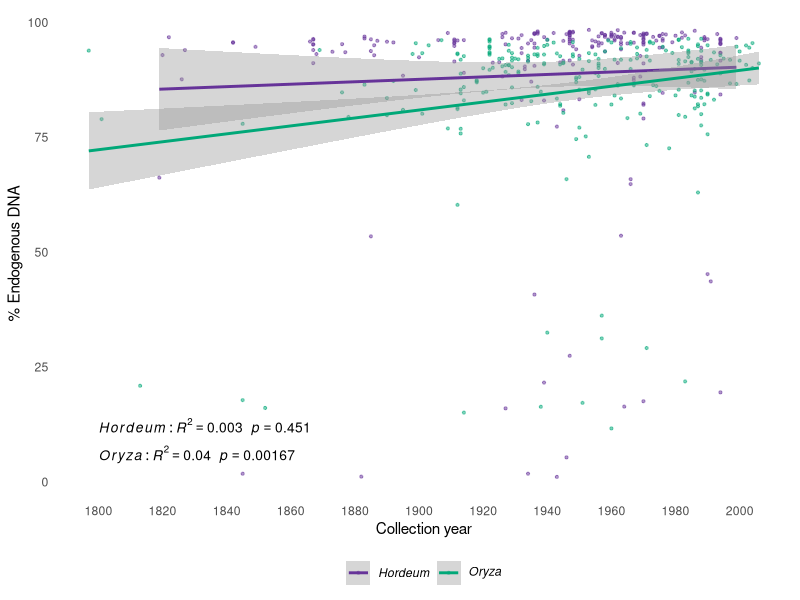
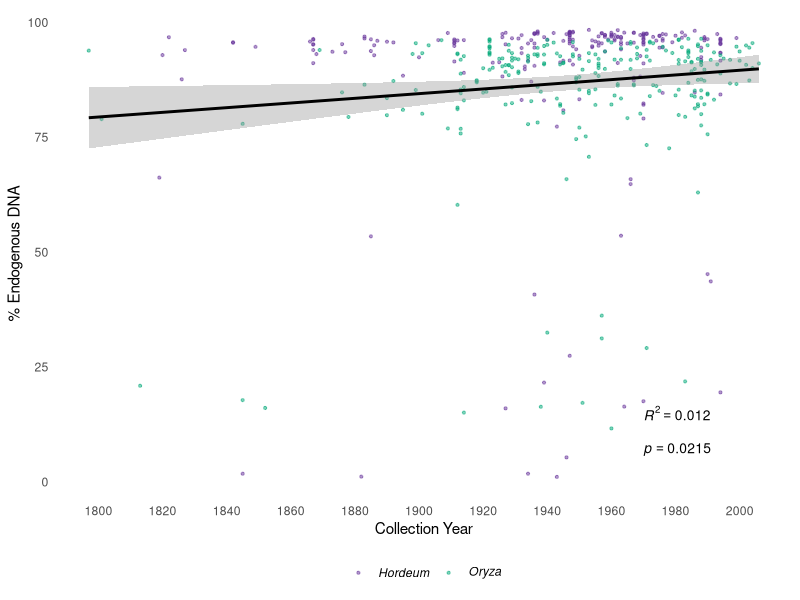
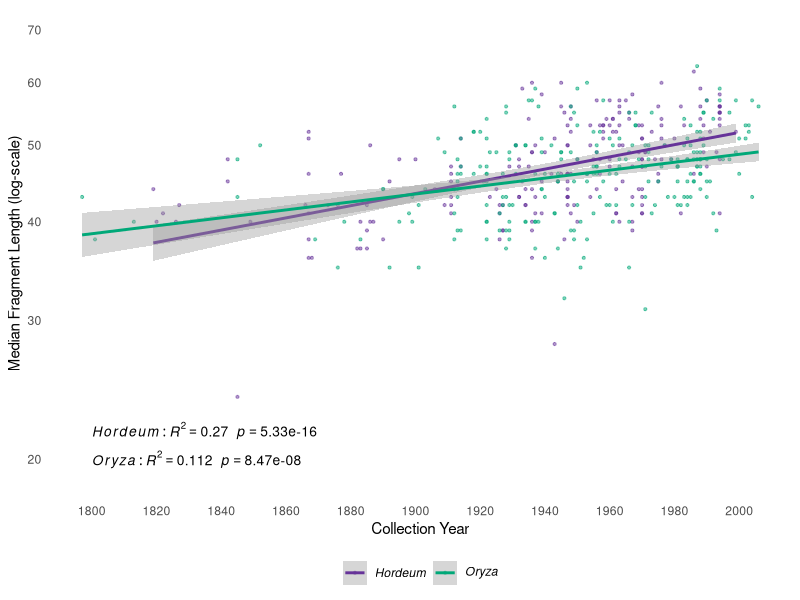
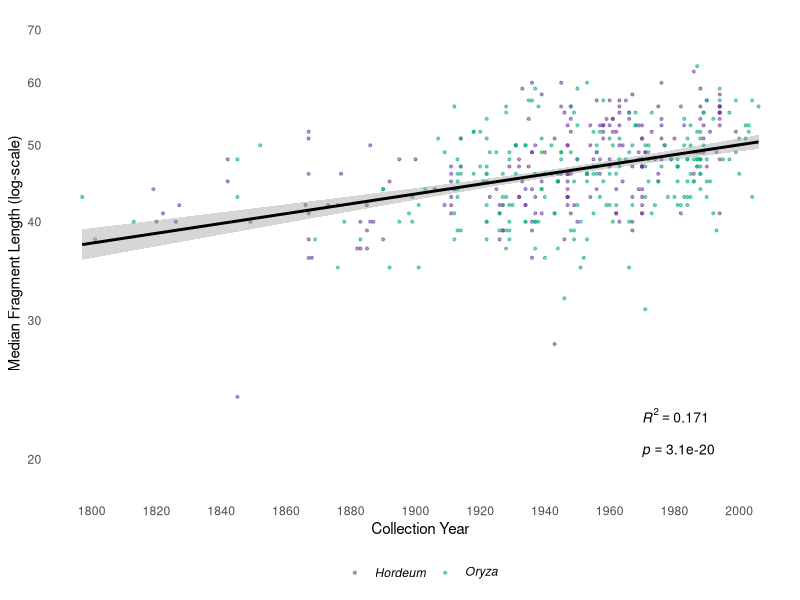
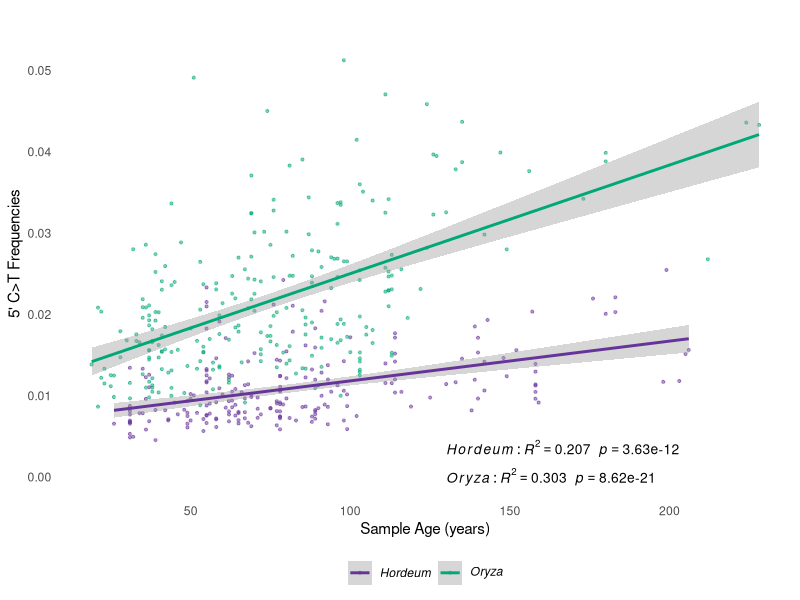
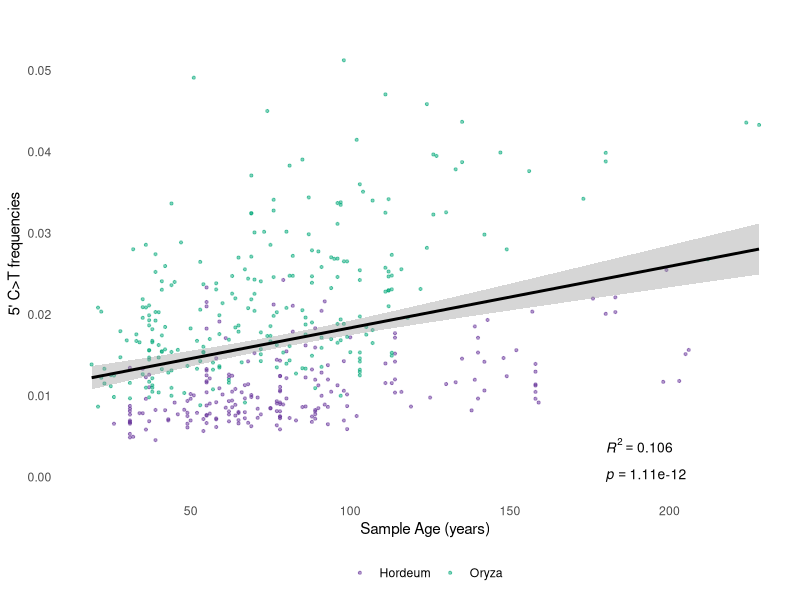
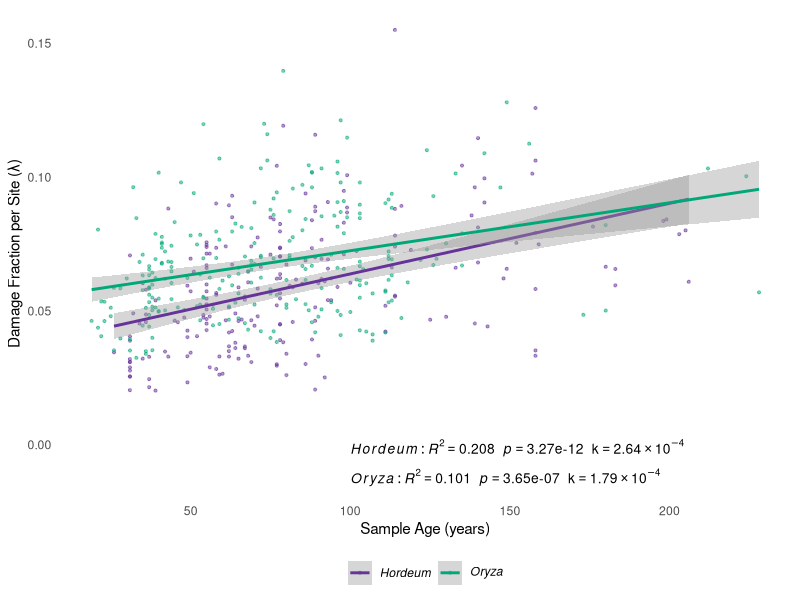
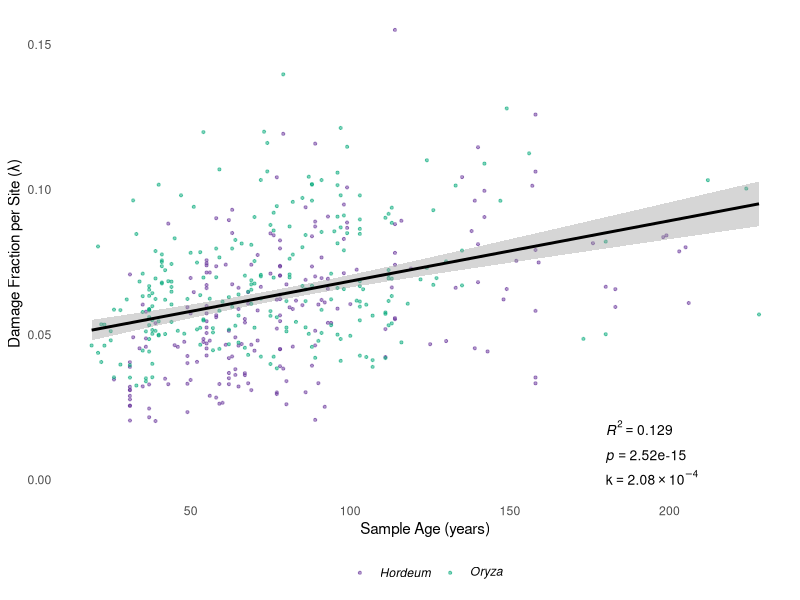

Recreate these plots in R, in order.
#!/usr/bin/env Rscript
#------------------------------------------------------------------------------#
#            Patterns of aDNA Damage Through Time end Environments             #
#                      – lessons from herbarium specimens  -                   #
#                                                                              #
#                                   Script 02                                  #
#                                                                              #
#                        DATA ANALYSIS II - Regressions:                       #
#                                                                              #
#                    - Endogenous Fraction ~ Collection year                   #
#                      - Fragment length ~ Collection year                     #
#                             - 5' C>T  ~ Sample Age                           #
#                  - Damage fraction per site (λ) ~ Sample Age                 #
#------------------------------------------------------------------------------#

# Install required packages, uncomment below if needed
# install.packages(c("dplyr", "ggplot2", "purrr", "gridExtra", "grid", "cowplot"))

# Load libraries
library(dplyr)
library(ggplot2)
library(purrr)
library(gridExtra)
library(grid)
library(cowplot)

# Read data matrix in R
d <- read.delim("aDNA_damage_screening_MAIN.txt",
                row.names = 1, stringsAsFactors = TRUE)
# Filter ( minimum 5000 merged reads, remove post-2010,
# remove samples deviating from exponential decline of fragment length and 5'Damage)
# Define the filtering criteria
filter_condition <- d$NO_MERGED_READS >= 5000 &
                    d$Collection_year < 2010 &
                    d$Lambda_R_squared > 0.95 &
                    d$Lambda_p_value < 0.05 &
                    d$X5P_DMG_R_squared > 0.5 &
                    d$X5P_DMG_p_value < 0.05

# Filter the data to keep samples meeting all criteria
d_filtered <- d[filter_condition, ]
# Store samples that did not meet the criteria
d_removed <- d[!filter_condition, ]

# Filter out rows with non-finite or zero values in
# MEDIAN_SIZE, Log_Mean or Collection_year
# Calculate age of the sample
current_year <- 2025
d_filtered <- d_filtered %>%
  filter(!is.na(MEDIAN_SIZE) & MEDIAN_SIZE > 0,
         !is.na(Log_Mean),
         !is.na(Collection_year)) %>%
  mutate(Sample_Age = current_year - Collection_year)

#------------------------------------------------------------------------------#
#          1 - Regression analysis: Endogenous fraction ~ Collection year      #
#------------------------------------------------------------------------------#
# Regression: Endogenous fraction ~ Sample age
# Divided by genera
hordeum_model <- lm(Endogenous_fraction ~ Collection_year,
                    data = filter(d_filtered, Genus == "Hordeum"))
oryza_model <- lm(Endogenous_fraction ~ Collection_year,
                  data = filter(d_filtered, Genus == "Oryza"))
# Extract R-squared and p-values for each model
hordeum_r2 <- summary(hordeum_model)$r.squared
hordeum_p <- summary(hordeum_model)$coefficients[2, 4]
oryza_r2 <- summary(oryza_model)$r.squared
oryza_p <- summary(oryza_model)$coefficients[2, 4]
# Create plot with separate regression lines
genus_colors <- c("Hordeum" = "#663399", "Oryza" = "#00A878")
P1 <- ggplot(d_filtered, aes(x = Collection_year, y = Endogenous_fraction, color = Genus)) +
    geom_point(alpha = 0.5, size = 0.75) +
    geom_smooth(method = "lm", se = TRUE, aes(group = Genus)) +
    scale_x_continuous(breaks = seq(1800, 2024, by = 20)) +
    scale_color_manual(values = genus_colors,
                       labels = c(expression(italic("Hordeum")),
                                  expression(italic("Oryza")))) +
    labs(x = "Collection year",
         y = "% Endogenous DNA",
         title = NULL,
         color = NULL) +
    theme_minimal() +
    theme(
        panel.grid = element_blank(),
        legend.position = "bottom",) +
    # Add R-squared and p-value annotations for both groups separately
    annotate("text", size = 3.5, x = 1800, y = 12,
             label = sprintf("italic(Hordeum):
            italic(R)^2 == %.3f~~italic(p) == %.3g",
                             hordeum_r2, hordeum_p),
             parse = TRUE, hjust = 0) +
    annotate("text", size = 3.5, x = 1800, y = 6,
             label = sprintf("italic(Oryza):
            italic(R)^2 == %.3f~~italic(p) == %.3g",
                             oryza_r2, oryza_p),
             parse = TRUE, hjust = 0)
# Print plot
P1

#------------------------------------------------------------------------------#
#     1.1 - Regression analysis: Endogenous fraction ~ Collection year         #
#                                All Samples                                   #
#------------------------------------------------------------------------------#
# Regression: Endogenous fraction ~ collection year
# For all samples 
model <- lm(Endogenous_fraction ~ Collection_year, data = d_filtered)
# Extract R-squared and p-value
r_squared <- summary(model)$r.squared
p_value <- summary(model)$coefficients[2, 4]
# Define color palette for genera
genus_colors <- c("Hordeum" = "#663399", "Oryza" = "#00A878")
# Plot data
P1.1 <- ggplot(d_filtered, aes(x = Collection_year, y = Endogenous_fraction, color = Genus)) +
  geom_point(alpha = 0.5, size = 0.75)+  # Set transparency to 0.5, size to 0.75
  geom_smooth(method = "lm", col = "black") +
  scale_x_continuous(breaks = seq(1800, 2024, by = 20)) +  # Adjust x-axis
  scale_color_manual(values = genus_colors,
                     labels = c(expression(italic("Hordeum")),
                                expression(italic("Oryza")))) +
  labs(x = "Collection Year",
       y = "% Endogenous DNA",
       title = NULL,
       color = NULL) +  # Remove legend title
  theme_minimal() +
  theme(
    panel.grid = element_blank(),  # Remove gridlines
    legend.position = "bottom") +
  # Add R-squared and p-value annotations
  annotate("text", size = 3.5, x = 1970, y = 15,
           label = sprintf("italic(R)^2 == %.3f", r_squared),
           parse = TRUE, hjust = 0) +
  annotate("text", size = 3.5, x = 1970, y = 7,
           label = sprintf("italic(p) == %.3g", p_value),
           parse = TRUE, hjust = 0)
# print plot
P1.1

#------------------------------------------------------------------------------#
#         2 - Regression analysis: Fragment length ~ Collection year           #
#                               Divided by Genera                              #
#------------------------------------------------------------------------------#
# Regression: log-mean of fragment length ~ collection year
# Divided by genera
hordeum_model <- lm(Log_Mean ~ Collection_year,
                    data = filter(d_filtered, Genus == "Hordeum"))
oryza_model <- lm(Log_Mean ~ Collection_year,
                  data = filter(d_filtered, Genus == "Oryza"))
# Extract R-squared and p-values for each model
hordeum_r2 <- summary(hordeum_model)$r.squared
hordeum_p <- summary(hordeum_model)$coefficients[2, 4]
oryza_r2 <- summary(oryza_model)$r.squared
oryza_p <- summary(oryza_model)$coefficients[2, 4]
# Create plot with separate regression lines
P2 <- ggplot(d_filtered, aes(x = Collection_year, y = MEDIAN_SIZE, color = Genus)) +
    geom_point(alpha = 0.5, size = 0.75) +
    geom_smooth(method = "lm", se = TRUE, aes(group = Genus)) +
    scale_y_log10(breaks = c(20, 30, 40, 50, 60, 70),
                  limits = c(19, 70)) +
    scale_x_continuous(breaks = seq(1800, 2024, by = 20)) +
    scale_color_manual(values = genus_colors,
                       labels = c(expression(italic("Hordeum")),
                                  expression(italic("Oryza")))) +
    labs(x = "Collection Year",
         y = "Median Fragment Length (log-scale)",
         title = NULL,
         color = NULL) +
    theme_minimal() +
    theme(
        panel.grid = element_blank(),
        legend.position = "bottom") +
    # Add R-squared and p-value annotations for both groups separately
    annotate("text", size = 3.5, x = 1800, y = 21.75,
             label = sprintf("italic(Hordeum):
            italic(R)^2 == %.3f~~italic(p) == %.3g",
                             hordeum_r2, hordeum_p),
             parse = TRUE, hjust = 0) +
    annotate("text", size = 3.5, x = 1800, y = 20,
             label = sprintf("italic(Oryza):
            italic(R)^2 == %.3f~~italic(p) == %.3g",
                             oryza_r2, oryza_p),
             parse = TRUE, hjust = 0)
# print plot
P2

#------------------------------------------------------------------------------#
#         2.1 - Regression analysis: Fragment length ~ Collection year         #
#                                All Samples                                   #
#------------------------------------------------------------------------------#
# Regression: log-mean of fragment length ~ collection year
# For all samples irrespective of Herbarium and genus
model <- lm(Log_Mean ~ Collection_year, data = d_filtered)
# Extract R-squared and p-value
r_squared <- summary(model)$r.squared
p_value <- summary(model)$coefficients[2, 4]
# Define color palette for genera
genus_colors <- c("Hordeum" = "#663399", "Oryza" = "#00A878")
# Plot data
P2.1 <- ggplot(d_filtered, aes(x = Collection_year, y = MEDIAN_SIZE, color = Genus)) +
  geom_point(alpha = 0.5, size = 0.75)+  # Set transparency to 0.5, size to 0.75
  geom_smooth(method = "lm", col = "black") +
  scale_y_log10(breaks = c(20, 30, 40, 50, 60, 70),
                limits = c(19, 70)) +  # Set specific y-axis Log-scale
  scale_x_continuous(breaks = seq(1800, 2024, by = 20)) +  # Adjust x-axis
  scale_color_manual(values = genus_colors,
                     labels = c(expression(italic("Hordeum")),
                                expression(italic("Oryza")))) +
  labs(x = "Collection Year",
       y = "Median Fragment Length (log-scale)",
       title = NULL,
       color = NULL) +  # Remove legend title
  theme_minimal() +
  theme(
    panel.grid = element_blank(),  # Remove gridlines
    legend.position = "bottom") +
  # Add R-squared and p-value annotations
  annotate("text", size = 3.5, x = 1970, y = 22.75,
           label = sprintf("italic(R)^2 == %.3f", r_squared),
           parse = TRUE, hjust = 0) +
  annotate("text", size = 3.5, x = 1970, y = 20.5,
           label = sprintf("italic(p) == %.3g", p_value),
           parse = TRUE, hjust = 0)
# print plot
P2.1

#------------------------------------------------------------------------------#
#               3 - Regression analysis: 5' C>T  ~ Sample Age                  #
#                                Divided by Genera                             #
#------------------------------------------------------------------------------#
# Regression: 5pCT ~ sample age - by Genera
hordeum_model <- lm(X5P_DMG_POS1 ~ Sample_Age,
                    data = filter(d_filtered, Genus == "Hordeum"))
oryza_model <- lm(X5P_DMG_POS1 ~ Sample_Age,
                  data = filter(d_filtered, Genus == "Oryza"))
# Extract R-squared and p-values for each model
hordeum_r2 <- summary(hordeum_model)$r.squared
hordeum_p <- summary(hordeum_model)$coefficients[2, 4]
oryza_r2 <- summary(oryza_model)$r.squared
oryza_p <- summary(oryza_model)$coefficients[2, 4]
P3 <- ggplot(d_filtered, aes(x = Sample_Age, y = X5P_DMG_POS1, color = Genus)) +
  geom_point(alpha = 0.5, size = 0.75) +
  geom_smooth(method = "lm", se = TRUE, aes(group = Genus)) +
  scale_y_continuous(breaks = seq(0, 0.05, by = 0.01), 
                      limits = c(0, 0.055)) +  # Adjust y-axis with proper increments
  scale_color_manual(values = genus_colors,
                     labels = c(expression(italic("Hordeum")),
                                expression(italic("Oryza")))) +
  labs(x = "Sample Age (years)",
       y = "5' C>T Frequencies",
       title = NULL,
       color = NULL) +
  theme_minimal() +
  theme(panel.grid = element_blank(),
    legend.position = "bottom") +
  # Add R-squared and p-value annotations for both groups separately
  annotate("text", size = 3.5, x = 130, y = 0.0035,
           label = sprintf("italic(Hordeum): 
             italic(R)^2 == %.3f~~italic(p) == %.3g",
                           hordeum_r2, hordeum_p),
           parse = TRUE, hjust = 0) +
  annotate("text", size = 3.5, x = 130, y = 0.000005,
           label = sprintf("italic(Oryza): 
             italic(R)^2 == %.3f~~italic(p) == %.3g",
                           oryza_r2, oryza_p),
           parse = TRUE, hjust = 0)
# print plot
P3

#------------------------------------------------------------------------------#
#               3.1 - Regression analysis: 5' C>T  ~ Sample Age                #
#                                All Samples                                   #
#------------------------------------------------------------------------------#
# Regression: 5pCT ~ sample age - all together
model <- lm(X5P_DMG_POS1 ~ Sample_Age, data = d_filtered)
# Extract R-squared and p-value
r_squared <- summary(model)$r.squared
p_value <- summary(model)$coefficients[2, 4]
#Plot 5' damage vs. Sample Age
P3.1 <- ggplot(d_filtered, aes(x = Sample_Age, y = X5P_DMG_POS1, color = Genus)) +
    geom_point(alpha = 0.5, size = 0.75) +  # Set transparency to 0.5
    geom_smooth(method = "lm", col = "black") +
    scale_color_manual(values = genus_colors) +  # Set colors for genera
    scale_y_continuous(breaks = seq(0, 0.05, by = 0.01), 
                      limits = c(0, 0.055)) +  # Adjust y-axis with proper increments
    scale_x_continuous(breaks = seq(0, 300, by = 50)) +  # Adjust x-axis
    labs(x = "Sample Age (years)",
         y = "5' C>T frequencies",
         title = NULL,
         color = NULL) +  # Remove legend title
    theme_minimal() +
    theme(panel.grid = element_blank(),  # Remove gridlines
          legend.position = "bottom") +
    # Add R-squared and p-value annotations at the bottom left
    annotate("text", size = 3.5, x = 180, y = 0.0039,
             label = sprintf("italic(R)^2 == %.3f", r_squared),
             parse = TRUE, hjust = 0) +
    annotate("text", size = 3.5, x = 180, y = 0.00014,
             label = sprintf("italic(p) == %.3g", p_value),
             parse = TRUE, hjust = 0)
# print plot
P3.1

#------------------------------------------------------------------------------#
#      4 - Regression analysis: damage fraction per site (λ) and sample age    #
#                           Divided by Genera                                  #
#------------------------------------------------------------------------------#
# Regression: damage fraction per site (λ) ~ sample age
# Divided by Genera
# Format k values in scientific notation in the form 1.2×10^xx
format_scientific <- function(x) {
  # Get the exponent
  exponent <- floor(log10(abs(x)))
  # Get the coefficient (mantissa)
  coefficient <- x / 10^exponent
  # Format as "a.bc×10^xx"
  return(sprintf("%.2f %s 10^%d", coefficient, "%*%", exponent))
}

# Hordeum
hordeum_model <- lm(Lambda ~ Sample_Age,
  data = d_filtered[d_filtered$Genus == "Hordeum", ])
hordeum_r_squared <- summary(hordeum_model)$r.squared
hordeum_p_value <- summary(hordeum_model)$coefficients[2, 4]
hordeum_k <- format_scientific(hordeum_model$coefficients[2])

# Oryza
oryza_model <- lm(Lambda ~ Sample_Age,
  data = d_filtered[d_filtered$Genus == "Oryza", ])
oryza_r_squared <- summary(oryza_model)$r.squared
oryza_p_value <- summary(oryza_model)$coefficients[2, 4]
oryza_k <- format_scientific(oryza_model$coefficients[2])

# Generate Plot
P4 <- ggplot(d_filtered, aes(x = Sample_Age, y = Lambda, color = Genus)) +
  geom_point(alpha = 0.5, size = 0.75) +
  geom_smooth(method = "lm", aes(group = Genus, color = Genus), se = TRUE) +
  scale_color_manual(values = genus_colors,
                    labels = c(expression(italic("Hordeum")),
                              expression(italic("Oryza")))) +
  labs(x = "Sample Age (years)",
       y = "Damage Fraction per Site (λ)",
       title = NULL,
       color = NULL) +
  theme_minimal() +
  theme(
    panel.grid = element_blank(),
    legend.position = "bottom" ) +
  annotate(
    "text", size = 3.5, x = 100, y = -0.001,
    label = sprintf("italic(Hordeum):
 italic(R)^2 == %.3f~~italic(p) == %.3g~~k == %s",
     hordeum_r_squared, hordeum_p_value, hordeum_k),
    parse = TRUE, hjust = 0) +
  annotate("text", size = 3.5, x = 100, y = -0.012,
    label = sprintf("italic(Oryza):
 italic(R)^2 == %.3f~~italic(p) == %.3g~~k == %s",
     oryza_r_squared, oryza_p_value, oryza_k),
    parse = TRUE, hjust = 0)
# print plot
P4

#------------------------------------------------------------------------------#
#      4.1 - Regression analysis: damage fraction per site (λ) and sample age  #
#                                 All Samples                                  #
#------------------------------------------------------------------------------#
# Regression: damage fraction per site (λ) ~ sample age
# All samples
model <- lm(Lambda ~ Sample_Age, data = d_filtered)
r_squared <- summary(model)$r.squared
p_value <- summary(model)$coefficients[2, 4]
k <- format_scientific(model$coefficients[2])

# Visualization of damage fraction per site (λ) vs. Sample Age
P4.1 <- ggplot(d_filtered, aes(x = Sample_Age, y = Lambda, color = Genus)) +
  geom_point(alpha = 0.5, size = 0.75) +
  geom_smooth(method = "lm", col = "black") +
  scale_color_manual(values = genus_colors,
                    labels = c(expression(italic("Hordeum")),
                              expression(italic("Oryza")))) +
  labs(x = "Sample Age (years)",
       y = "Damage Fraction per Site (λ)",
       title = NULL,
       color = NULL) +
  theme_minimal() +
  theme(
    panel.grid = element_blank(),
    legend.position = "bottom") +
  annotate("text", size = 3.5, x = 180, y = 0.018,
           label = sprintf("italic(R)^2 == %.3f", r_squared),
           parse = TRUE, hjust = 0) +
  annotate("text", size = 3.5, x = 180, y = 0.008,
           label = sprintf("italic(p) == %.3g", p_value),
           parse = TRUE, hjust = 0) +
  annotate("text", size = 3.5, x = 180, y = 0.001,
           label = sprintf("k == %s", k),
           parse = TRUE, hjust = 0)
# print plot
P4.1

#------------------------------------------------------------------------------#
# Print main plots together with labels                                       #
#------------------------------------------------------------------------------#
# 1. Create a separate plot just for the legend
legend_plot <- P1 + theme(legend.position = "bottom")
# 2. Extract just the legend
legend <- gtable::gtable_filter(ggplotGrob(legend_plot), "guide-box")
# 3. Remove legends from plots and add labels
P1 <- P1 + theme(legend.position = "none") + labs(tag = "a")
P2 <- P2 + theme(legend.position = "none") + labs(tag = "b")
P4 <- P4 + theme(legend.position = "none") + labs(tag = "c")
P3 <- P3 + theme(legend.position = "none") + labs(tag = "d")

# 4. Create the 2x2 grid with legend at bottom
grid.arrange(
  arrangeGrob(P1, P2, P4, P3, ncol = 2),
  legend,
  heights = c(10, 1),
  ncol = 1
)

#------------------------------------------------------------------------------#
# Print supplementary plots together                                           #
#------------------------------------------------------------------------------#
# 1. Create a separate plot just for the legend
legend_plot <- P1.1 + theme(legend.position = "bottom")
# 2. Extract just the legend
legend <- gtable::gtable_filter(ggplotGrob(legend_plot), "guide-box")
# 3. Arrange plots without legends
P1.1 <- P1.1 + theme(legend.position = "none") + labs(tag = "a")
P2.1 <- P2.1 + theme(legend.position = "none") + labs(tag = "b")
P4.1 <- P4.1 + theme(legend.position = "none") + labs(tag = "c")
P3.1 <- P3.1 + theme(legend.position = "none") + labs(tag = "d")

# 4. Create the 2x2 grid with legend at bottom
grid.arrange(
  arrangeGrob(P1.1, P2.1, P4.1, P3.1, ncol = 2),
  legend,
  heights = c(10, 1),
  ncol = 1
)


#------------------------------------------------------------------------------#
# Print detailed linear model results for each damage metric                   #
#------------------------------------------------------------------------------#
# 1. Endogenous fraction ~ Collection Year by Genus
# Hordeum model
hordeum_endo_model <- lm(Endogenous_fraction ~ Collection_year,
                         data = filter(d_filtered, Genus == "Hordeum"))
# Oryza model
oryza_endo_model <- lm(Endogenous_fraction ~ Collection_year,
                       data = filter(d_filtered, Genus == "Oryza"))
# Print detailed results
cat("\n===== ENDOGENOUS FRACTION REGRESSION RESULTS =====\n")
cat("\n----- Hordeum: Endogenous fraction ~ Collection Year -----\n")
print(summary(hordeum_endo_model))
cat("\n----- Oryza: Endogenous fraction ~ Collection Year -----\n")
print(summary(oryza_endo_model))

# 2. Fragment Length ~ Collection Year by Genus
# Hordeum model
hordeum_frag_model <- lm(Log_Mean ~ Collection_year,
                         data = filter(d_filtered, Genus == "Hordeum"))
# Oryza model
oryza_frag_model <- lm(Log_Mean ~ Collection_year,
                       data = filter(d_filtered, Genus == "Oryza"))
# Print detailed results
cat("\n===== FRAGMENT LENGTH REGRESSION RESULTS =====\n")
cat("\n----- Hordeum: Log Mean Fragment Length ~ Collection Year -----\n")
print(summary(hordeum_frag_model))
cat("\n----- Oryza: Log Mean Fragment Length ~ Collection Year -----\n")
print(summary(oryza_frag_model))

# 3. 5' C>T ~ Sample Age by Genus
# Hordeum model
hordeum_ct_model <- lm(X5P_DMG_POS1 ~ Sample_Age,
                       data = filter(d_filtered, Genus == "Hordeum"))
# Oryza model
oryza_ct_model <- lm(X5P_DMG_POS1 ~ Sample_Age,
                     data = filter(d_filtered, Genus == "Oryza"))
# Print detailed results
cat("\n===== 5' C>T DAMAGE REGRESSION RESULTS =====\n")
cat("\n----- Hordeum: 5' C>T Frequencies ~ Sample Age -----\n")
print(summary(hordeum_ct_model))
cat("\n----- Oryza: 5' C>T Frequencies ~ Sample Age -----\n")
print(summary(oryza_ct_model))

# 4. Lambda (Damage fraction per site) ~ Sample Age by Genus
# Hordeum model
hordeum_lambda_model <- lm(Lambda ~ Sample_Age,
                           data = d_filtered[d_filtered$Genus == "Hordeum", ])
# Calculate k value
hordeum_k_value <- hordeum_lambda_model$coefficients[2] * 10^4
# Oryza model
oryza_lambda_model <- lm(Lambda ~ Sample_Age,
                         data = d_filtered[d_filtered$Genus == "Oryza", ])
# Calculate k value
oryza_k_value <- oryza_lambda_model$coefficients[2] * 10^5
# Print detailed results
cat("\n===== DAMAGE FRACTION PER SITE (λ) REGRESSION RESULTS =====\n")
cat("\n----- Hordeum: Damage Fraction per Site (λ) ~ Sample Age -----\n")
print(summary(hordeum_lambda_model))
cat("\nHordeum k value:", sprintf("%.3f × 10^-4", hordeum_k_value), "\n")
cat("\n----- Oryza: Damage Fraction per Site (λ) ~ Sample Age -----\n")
print(summary(oryza_lambda_model))
cat("\nOryza k value:", sprintf("%.3f × 10^-5", oryza_k_value), "\n")

